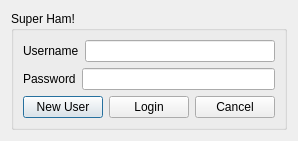
<?xml version="1.0" encoding="UTF-8"?>
<ui version="4.0">
 <class>Login_Dialog</class>
 <widget class="QDialog" name="Login_Dialog">
  <property name="geometry">
   <rect>
    <x>0</x>
    <y>0</y>
    <width>285</width>
    <height>134</height>
   </rect>
  </property>
  <property name="windowTitle">
   <string>TPayne's User Login</string>
  </property>
  <layout class="QVBoxLayout" name="verticalLayout_2">
   <item>
    <layout class="QVBoxLayout" name="verticalLayout">
     <item>
      <widget class="QGroupBox" name="groupBox">
       <property name="title">
        <string>Super Ham!</string>
       </property>
       <layout class="QVBoxLayout" name="verticalLayout_3">
        <item>
         <layout class="QHBoxLayout" name="horizontalLayout">
          <item>
           <widget class="QLabel" name="label">
            <property name="text">
             <string>Username</string>
            </property>
           </widget>
          </item>
          <item>
           <widget class="QLineEdit" name="user_lineEdit"/>
          </item>
         </layout>
        </item>
        <item>
         <layout class="QHBoxLayout" name="horizontalLayout_2">
          <item>
           <widget class="QLabel" name="label_2">
            <property name="text">
             <string>Password</string>
            </property>
           </widget>
          </item>
          <item>
           <widget class="QLineEdit" name="password_lineEdit">
            <property name="inputMask">
             <string/>
            </property>
            <property name="text">
             <string/>
            </property>
            <property name="echoMode">
             <enum>QLineEdit::Password</enum>
            </property>
           </widget>
          </item>
         </layout>
        </item>
        <item>
         <layout class="QHBoxLayout" name="horizontalLayout_4">
          <item>
           <widget class="QPushButton" name="newUser_btn">
            <property name="text">
             <string>New User</string>
            </property>
           </widget>
          </item>
          <item>
           <spacer name="horizontalSpacer">
            <property name="orientation">
             <enum>Qt::Horizontal</enum>
            </property>
            <property name="sizeHint" stdset="0">
             <size>
              <width>40</width>
              <height>20</height>
             </size>
            </property>
           </spacer>
          </item>
          <item>
           <widget class="QPushButton" name="login_btn">
            <property name="text">
             <string>Login</string>
            </property>
           </widget>
          </item>
          <item>
           <widget class="QPushButton" name="cancel_btn">
            <property name="text">
             <string>Cancel</string>
            </property>
           </widget>
          </item>
         </layout>
        </item>
       </layout>
      </widget>
     </item>
    </layout>
   </item>
  </layout>
 </widget>
 <resources/>
 <connections/>
</ui>
